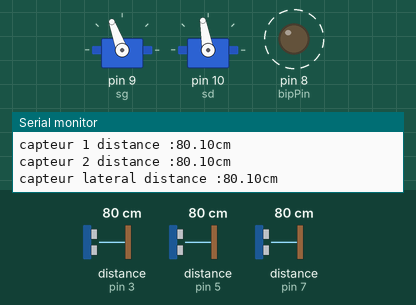
Recording of a sketch running on a simulated Arduino Uno, built with avr-gcc and run on an emulated ATmega328P. Parts: 2 × servo, output pins drawn as LEDs (lit = HIGH), the last lines printed to the serial monitor. Wiring (inferred from the names in the program): 3 × ultrasonic range finder: trigger pin 2, echo pin 3 / trigger pin 4, echo pin 5 / trigger pin 6, echo pin 7. Dashed ring = blinking. The inputs (shaded band) are chosen by the test bench; at power-on: distance to the obstacle (sensors on pin 3, pin 7, pin 5) 80 cm. The echo pulse lasts 58.3 µs per cm; pins used as bus, display or sensor lines are not drawn.

Above: at 4.11 s.
4.8 s: distance to the obstacle (sensor on pin 3) set to 64 cm
8.2 s: distance to the obstacle (sensor on pin 3) set to 55 cm
At 9.3 s:
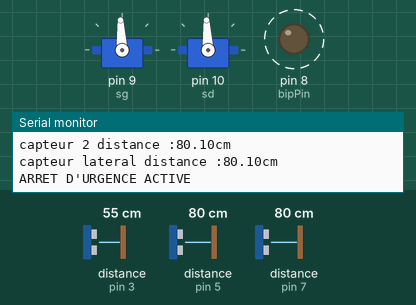
11.6 s: distance to the obstacle (sensor on pin 3) set to 2 cm
At 12.9 s:
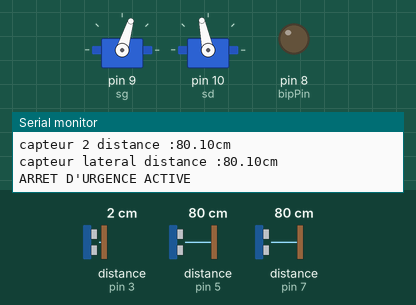
15.0 s: distance to the obstacle (sensor on pin 7) set to 96 cm
18.4 s: distance to the obstacle (sensor on pin 7) set to 103 cm
At 20.7 s:
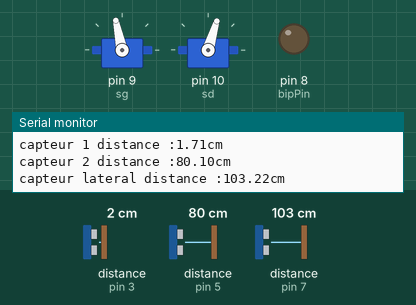
21.8 s: distance to the obstacle (sensor on pin 5) set to 2 cm
At 23.3 s:
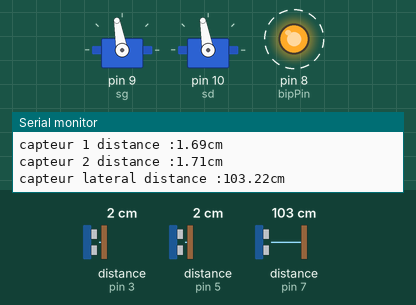
Timing chart, 0 to 26.2 s (numbered marks = the images above; inputs shaded):
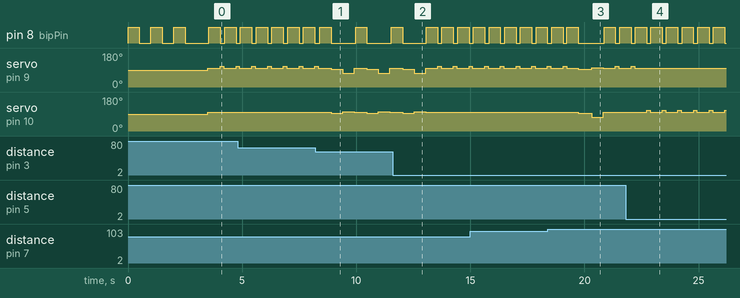

Measured:
- the behaviour switches between 60 and 59 cm on distance to the obstacle (sensor on pin 3) (found by bisection; images 0 and 1)
- the behaviour switches between 99 and 100 cm on distance to the obstacle (sensor on pin 7) (found by bisection; images 2 and 3)
- after the input at 8.2 s, pin 8 (bipPin): LOW → HIGH after 1.8 s, → LOW 0.50 s later, → HIGH 1.1 s later; servo on pin 10 (sd): 100° → 93° after 0.70 s, → 102° 0.50 s later, → 100° 0.50 s later, → 93° 0.57 s later, … (6 changes in this stretch)
- after the input at 11.6 s, servo on pin 10 (sd): goes on until 13.0 s, then stays 100°
- after the input at 18.4 s, servo on pin 10 (sd): 100° → 93° after 1.3 s, → 73° 0.60 s later, → 100° 0.50 s later
- after the input at 21.8 s, servo on pin 9 (sg): goes on until 22.2 s, then stays 100°; servo on pin 10 (sd): alternates 110° for 0.15 s and 100° for 0.53 s, starting after 0.93 s
- by itself, pin 8 (bipPin): alternates HIGH for 0.50 s and LOW for 0.19 s

The sketch:

robotLongeMursV1.ino
```cpp
/*---------------------------------------------------------------*/
/*--------------------------ROBOT ARDUINO------------------------*/
/*---------------------------------------------------------------*/
/* AVANT LA MISE EN MARCHE                                       */
/* PLACER LE ROBOT PRET D'UN MUR A LA GAUCHE DU ROBOT            */
/*---------------------------------------------------------------*/

#include "fonctions_robot.h"

Servo sg, sd;

float c1distance = 100;//on met par défaut une valeur non critique pour ne pas entrer
float c2distance = 100;//dans un if dès la mise en marche du robot
float c3distance = 30;
boolean obstacle;

//c1 : capteur avant
//c2 : capteur avant gauche
//c3 : capteur lateral


void setup()
{
  Serial.begin(9600);

  sg.attach(9);//  paire droite
  sd.attach(10); // paire gauche (oui il y a inversion)

  pinMode(c1TrigPin, OUTPUT);
  pinMode(c1EchoPin, INPUT);
  pinMode(c2TrigPin, OUTPUT);
  pinMode(c2EchoPin, INPUT);
  pinMode(c3TrigPin, OUTPUT);
  pinMode(c3EchoPin, INPUT);

  pinMode(bipPin, OUTPUT); //pour le bip

  //faire 3 bips pour annoncer départ du robot
  bipInitialisation();

  delay (1000);

  //on fait avancer le robot tout droit
  sg.writeMicroseconds(1580);
  sd.writeMicroseconds(1580);
}//fin setup

void loop() {

  //on déclenche les capteurs et on lit leurs valeurs en continu
  //tant qu'aucun capteur ne détecte une distance critique
  c1distance = lectureCapteurAvant();
  c2distance = lectureCapteurAvantGauche();
  c3distance = lectureCapteurLateral();

  //affiche valeur distance dans terminal
  affichageDansLeTerminal(c1distance, c2distance, c3distance);

  //arret d'urgence
  if (c1distance < 60 && c1distance > 5 ) { //pour eviter les valeurs extremes en cas de non detection de mur
    Serial.println("ARRET D'URGENCE ACTIVE");
    obstacle = true;
    //retour sonore
    bip();
    //arret
    sg.writeMicroseconds(1500);
    sd.writeMicroseconds(1500);
    delay(500);
    //tourne à droite pour éviter obstacle (tourne à 90° a droite)
    sg.writeMicroseconds(1300);
    sd.writeMicroseconds(1600);
    delay(500);
    //on remet le robot droit en marche avant
    sg.writeMicroseconds(1580);
    sd.writeMicroseconds(1580);
  }

  //pour longer le mur
  else if ((c3distance < 25 && c3distance != 0) || (c2distance < 45 && c2distance != 0)) {
    //retour sonore
    bip();
    //tourne a droite car trop prêt du mur
    //jusqu'à revenir dans le bon intervalle
    sd.writeMicroseconds(1680);
    delay(150);
    //on remet le robot droit en marche avant
    sd.writeMicroseconds(1580);
  }

  //pour longer le mur
  else if (c3distance > 40) {
    //retour sonore
    bip();
    //tourne a gauche car trop loin du mur
    sg.writeMicroseconds(1680);
    delay(150);
    //on remet le robot droit en marche avant
    sg.writeMicroseconds(1580);
  }

  if (obstacle == true && (c3distance == 0 || c3distance >100)) {
    obstacle = false;
    //retour sonore
    bip();
    //arret
    sg.writeMicroseconds(1500);
    sd.writeMicroseconds(1500);
    delay(600);
    //tourne à droite pour relonger le du mur (tourne à 90° a gauche)
    sd.writeMicroseconds(1300);
    sg.writeMicroseconds(1600);
    delay(500);
    //on remet le robot droit en marche avant
    sg.writeMicroseconds(1580);
    sd.writeMicroseconds(1580);
  }
}//fin loop


//problemes
//peut etre "conflit" entre c2 et c3 car ils regardent tous les 2 le meme mur
//utiliser millis() pour mesurer continuellement via c1 c2 c3?
```

bluetooth.cpp
```cpp
#include "bluetooth.h"
#include <SoftwareSerial.h>
#define BLUETOOTH_RX 19
#define BLUETOOTH_TX 18
SoftwareSerial mavoieserie(BLUETOOTH_TX, BLUETOOTH_RX);
void initBluetooth(void){

  mavoieserie.begin(9600);
}
```

bluetooth.h
```cpp
#if !defined BLUETOOTH_H
  #define BLUETOOTH_H
  #include <Arduino.h>
void initBluetooth(void);

#endif
```

fonctions_robot.cpp
```cpp
#include "fonctions_robot.h"


float lectureCapteurAvant(void) {
  digitalWrite(c1TrigPin, LOW);
  delayMicroseconds(2);
  digitalWrite(c1TrigPin, HIGH);
  delayMicroseconds(10);
  digitalWrite(c1TrigPin, LOW);
  float c1distance = pulseIn(c1EchoPin, HIGH) / 58.00; //commence un timer jusqu'à que c1EchoPin soit à HIGH
  return c1distance;
}

float lectureCapteurAvantGauche(void) {
  delayMicroseconds(2);
  digitalWrite(c2TrigPin, LOW);
  delayMicroseconds(2);
  digitalWrite(c2TrigPin, HIGH);
  delayMicroseconds(10);
  digitalWrite(c2TrigPin, LOW);
  float c2distance = pulseIn(c2EchoPin, HIGH) / 58.00;
  return c2distance;
}

float lectureCapteurLateral(void) {
  delayMicroseconds(2);
  digitalWrite(c3TrigPin, LOW);
  delayMicroseconds(2);
  digitalWrite(c3TrigPin, HIGH);
  delayMicroseconds(10);
  digitalWrite(c3TrigPin, LOW);
  float c3distance = pulseIn(c3EchoPin, HIGH) / 58.00;
  return c3distance;
}

void affichageDansLeTerminal(float c1distance, float c2distance, float c3distance) {
  Serial.print("capteur 1 distance :");
  Serial.print(c1distance);
  Serial.print("cm\n");
  Serial.print("capteur 2 distance :");
  Serial.print(c2distance);
  Serial.print("cm\n");
  Serial.print("capteur lateral distance :");
  Serial.print(c3distance);
  Serial.print("cm\n");
}

void bipInitialisation(void) {
  digitalWrite(bipPin, HIGH);
  delay(500);
  digitalWrite(bipPin, LOW);
  delay(500);
  digitalWrite(bipPin, HIGH);
  delay(500);
  digitalWrite(bipPin, LOW);
  delay(500);
  digitalWrite(bipPin, HIGH);
  delay(500);
  digitalWrite(bipPin, LOW);
}

void bip(void){
  digitalWrite(bipPin, HIGH);
  delay(500);
  digitalWrite(bipPin, LOW);
}
```

fonctions_robot.h
```cpp
#if !defined FONCTIONS_ROBOT_H
  #define FONCTIONS_ROBOT_H
  #include <Arduino.h>

#include <Servo.h>

//declaration des pins
const int c1TrigPin = 2;
const int c1EchoPin = 3;
const int c2TrigPin = 4;
const int c2EchoPin = 5;
const int c3TrigPin = 6;
const int c3EchoPin = 7;
const int bipPin = 8;


float lectureCapteurAvant(void);
float lectureCapteurAvantGauche(void);
float lectureCapteurLateral(void);
void affichageDansLeTerminal(float c1distance, float c2distance,float c3distance);
void bipInitialisation(void);
void bip(void);

#endif
```
